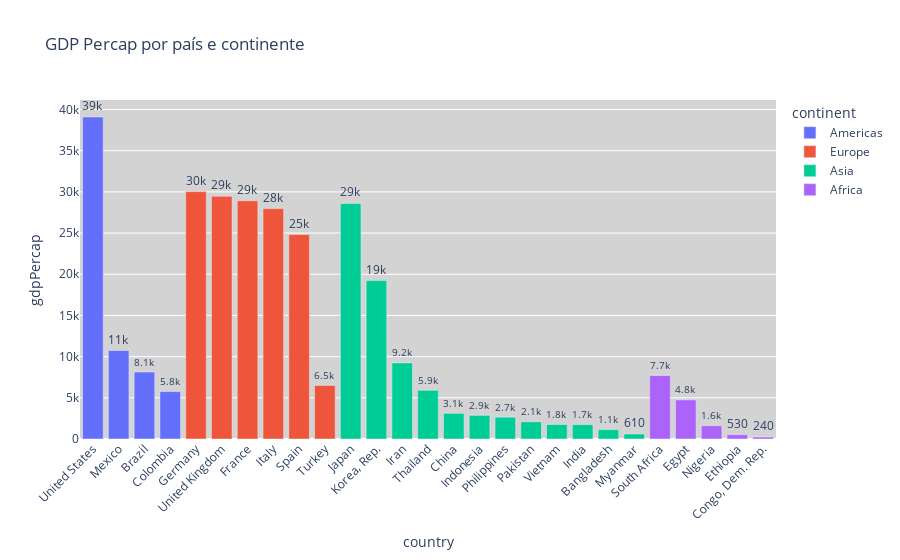

The notebook cell saved with this chart:
### Markdown cell above
#### + Personalizações
Usamos métodos como o **fig.update_traces** e o **fig.update_layout** para maiores personalizações.

No exemplo abaixo, começamos filtrando os dados pela coluna GdpPercap e classificando-os de forma descendente. Em seguida, criamos o fig com o gráfico de barras. Por fim, no `fig.update_traces`, definimos o `texttemplate` para formatar os dados com porcentagens e textposition para mostrar os rótulos. Já no `fig.update_layout`, definimos a rotação do eixo x e a cor de fundo do gráfico.

### Code cell
# Ordenando os dados do maior para o menor

import pandas as pd

dados2 = dados.sort_values(by='gdpPercap', ascending=False)

# Criando um gráfico para visualizar o GDP Percap por país, em ordem descendente e separando por continente

fig = px.bar(dados2, y='gdpPercap', x='country', text='gdpPercap', color='continent', 
             title='GDP Percap por país e continente')

# Formatando os dados e colocando rótulos
fig.update_traces(texttemplate='%{text:.2s}', textposition='outside')

# Rotacionando o x em -45 
fig.update_layout(xaxis_tickangle=-45)

# Definindo a cor de fundo do gráfico

fig.update_layout(plot_bgcolor='lightgray', paper_bgcolor='white')

### Figure 1 — Plotly figure (JSON) as saved in the notebook; plotly's stock layout.template omitted (floating-point values rounded to 4 significant figures)
{"data": [{"alignmentgroup": "True", "hovertemplate": "continent=Americas<br>country=%{x}<br>gdpPercap=%{text}<extra></extra>", "legendgroup": "Americas", "marker": {"color": "#636efa", "pattern": {"shape": ""}}, "name": "Americas", "offsetgroup": "Americas", "orientation": "v", "showlegend": true, "text": [39100.0, 10740.0, 8131.0, 5755.0], "textposition": "outside", "texttemplate": "%{text:.2s}", "type": "bar", "x": ["United States", "Mexico", "Brazil", "Colombia"], "xaxis": "x", "y": [39100.0, 10740.0, 8131.0, 5755.0], "yaxis": "y"}, {"alignmentgroup": "True", "hovertemplate": "continent=Europe<br>country=%{x}<br>gdpPercap=%{text}<extra></extra>", "legendgroup": "Europe", "marker": {"color": "#EF553B", "pattern": {"shape": ""}}, "name": "Europe", "offsetgroup": "Europe", "orientation": "v", "showlegend": true, "text": [30040.0, 29480.0, 28930.0, 27970.0, 24840.0, 6508.0], "textposition": "outside", "texttemplate": "%{text:.2s}", "type": "bar", "x": ["Germany", "United Kingdom", "France", "Italy", "Spain", "Turkey"], "xaxis": "x", "y": [30040.0, 29480.0, 28930.0, 27970.0, 24840.0, 6508.0], "yaxis": "y"}, {"alignmentgroup": "True", "hovertemplate": "continent=Asia<br>country=%{x}<br>gdpPercap=%{text}<extra></extra>", "legendgroup": "Asia", "marker": {"color": "#00cc96", "pattern": {"shape": ""}}, "name": "Asia", "offsetgroup": "Asia", "orientation": "v", "showlegend": true, "text": [28600.0, 19230.0, 9241.0, 5913.0, 3119.0, 2874.0, 2651.0, 2093.0, 1764.0, 1747.0, 1136.0, 611], "textposition": "outside", "texttemplate": "%{text:.2s}", "type": "bar", "x": ["Japan", "Korea, Rep.", "Iran", "Thailand", "China", "Indonesia", "Philippines", "Pakistan", "Vietnam", "India", "Bangladesh", "Myanmar"], "xaxis": "x", "y": [28600.0, 19230.0, 9241.0, 5913.0, 3119.0, 2874.0, 2651.0, 2093.0, 1764.0, 1747.0, 1136.0, 611], "yaxis": "y"}, {"alignmentgroup": "True", "hovertemplate": "continent=Africa<br>country=%{x}<br>gdpPercap=%{text}<extra></extra>", "legendgroup": "Africa", "marker": {"color": "#ab63fa", "pattern": {"shape": ""}}, "name": "Africa", "offsetgroup": "Africa", "orientation": "v", "showlegend": true, "text": [7711.0, 4755.0, 1615.0, 530.1, 241.2], "textposition": "outside", "texttemplate": "%{text:.2s}", "type": "bar", "x": ["South Africa", "Egypt", "Nigeria", "Ethiopia", "Congo, Dem. Rep."], "xaxis": "x", "y": [7711.0, 4755.0, 1615.0, 530.1, 241.2], "yaxis": "y"}], "layout": {"barmode": "relative", "legend": {"title": {"text": "continent"}, "tracegroupgap": 0}, "paper_bgcolor": "white", "plot_bgcolor": "lightgray", "title": {"text": "GDP Percap por país e continente"}, "xaxis": {"anchor": "y", "domain": [0, 1], "tickangle": -45, "title": {"text": "country"}}, "yaxis": {"anchor": "x", "domain": [0, 1], "title": {"text": "gdpPercap"}}}}
